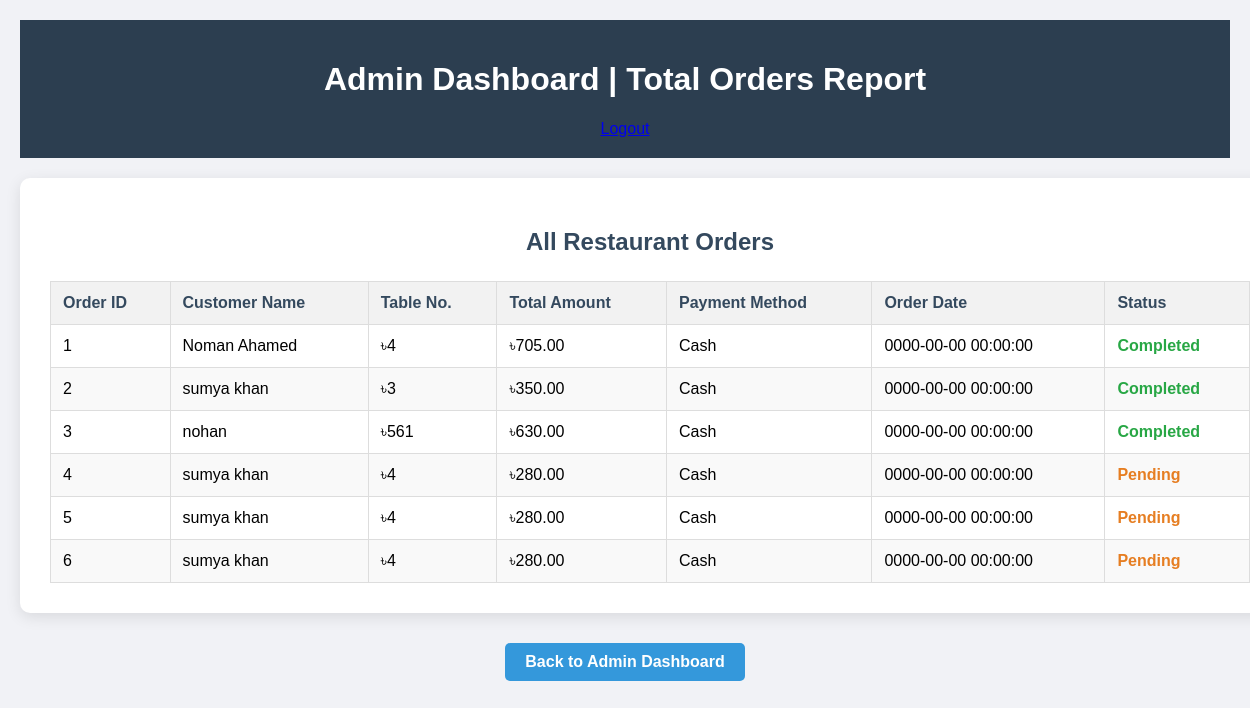
The page /view_orders.php (signed in) on the database its author committed.
### tables this page shows
CREATE TABLE `orders` (
  `order_id` int(11) NOT NULL,
  `customer_name` varchar(255) DEFAULT NULL,
  `phone_number` varchar(20) DEFAULT NULL,
  `table_number` int(11) NOT NULL,
  `total_price` decimal(10,2) NOT NULL,
  `payment_method` varchar(50) DEFAULT NULL,
  `status` enum('pending','completed','cancelled') NOT NULL DEFAULT 'pending',
  `order_date` timestamp NOT NULL DEFAULT current_timestamp()
);

### view_orders.php (the view, shortened to what this page needs)
<?php
include 'db.php';
$all_orders = [];
try {
    $stmt = $conn->prepare("SELECT order_id AS id, customer_name, table_number, total_price, payment_method, order_date, status FROM orders ORDER BY order_date DESC");
    $stmt->execute();
    $result = $stmt->get_result();
    if ($result->num_rows > 0) {
        while ($row = $result->fetch_assoc()) {
            $all_orders[] = $row;
        }
    } else {
        $message = "No orders found in the system.";
    }
} catch (Exception $e) {
    error_log("Error fetching all orders for admin report: " . $e->getMessage());
    $message = "Error loading order data. Please try again later.";
}
?>
<!DOCTYPE html>
<html lang="en">
<head>
</head>
<body>
    <header>
        <h1>Admin Dashboard | Total Orders Report</h1>
        <a class="logout-btn" href="logout.php">Logout</a>
    </header>
    <div class="container">
        <h2>All Restaurant Orders</h2>
        <?php if (!empty($all_orders)): ?>
            <table>
                <thead>
                    <tr>
                        <th>Order ID</th>
                        <th>Customer Name</th>
                        <th>Table No.</th>
                        <th>Total Amount</th>
                        <th>Payment Method</th>
                        <th>Order Date</th>
                        <th>Status</th>
                    </tr>
                </thead>
                <tbody>
                    <?php foreach ($all_orders as $order): ?>
                        <tr>
                            <td><?= htmlspecialchars($order['id']); ?></td>
                            <td><?= htmlspecialchars($order['customer_name']); ?></td>
                            <td>৳<?= htmlspecialchars($order['table_number']); ?></td>
                            <td>৳<?= number_format($order['total_price'], 2); ?></td>
                            <td><?= htmlspecialchars(ucwords(str_replace('_', ' ', $order['payment_method']))); ?></td>
                            <td><?= htmlspecialchars($order['order_date']); ?></td>
                            <td class="status-<?= htmlspecialchars($order['status']); ?>">
                                <?= htmlspecialchars(ucwords($order['status'])); ?>
                            </td>
                        </tr>
                    <?php endforeach; ?>
                </tbody>
            </table>
        <?php else: ?>
            <p>No orders to display.</p>
        <?php endif; ?>
    </div>
    <div class="nav-links">
        <a href="admin_dashboard.php">Back to Admin Dashboard</a>
    </div>
</body>
</html>

### view_orders.php (style rules this page uses)
body { font-family: Arial, sans-serif; margin: 0; background: #f1f2f6; padding: 20px; }
header { background-color: #2c3e50; color: white; padding: 20px; text-align: center; margin-bottom: 20px; }
.container { background: white; padding: 30px; border-radius: 10px; box-shadow: 0 4px 15px rgba(0,0,0,0.1); max-width: 1200px; width: 100%; margin: auto; text-align: center; }
h2 { color: #34495e; margin-bottom: 25px; }
table { width: 100%; border-collapse: collapse; margin-top: 20px; }
th, td { border: 1px solid #ddd; padding: 12px; text-align: left; }
th { background-color: #f2f2f2; color: #34495e; font-weight: bold; }
tr:nth-child(even) { background-color: #f9f9f9; }
.status-pending { color: #e67e22; font-weight: bold; }
.status-completed { color: #28a745; font-weight: bold; }
.nav-links { margin-top: 30px; text-align: center; }
.nav-links a { display: inline-block; background-color: #3498db; color: white; padding: 10px 20px; border-radius: 5px; text-decoration: none; font-weight: bold; margin: 0 10px; transition: background-color 0.3s ease; }

### rows shown on the page
orders: order_id "1", customer_name "Noman Ahamed", table_number "4", total_price "705.00", payment_method "Cash", order_date "0000-00-00 00:00:00", status "Completed"
orders: order_id "2", customer_name "sumya khan", table_number "3", total_price "350.00", payment_method "Cash", order_date "0000-00-00 00:00:00", status "Completed"
orders: order_id "3", customer_name "nohan", table_number "561", total_price "630.00", payment_method "Cash", order_date "0000-00-00 00:00:00", status "Completed"
orders: order_id "4", customer_name "sumya khan", table_number "4", total_price "280.00", payment_method "Cash", order_date "0000-00-00 00:00:00", status "Pending"
orders: order_id "5", customer_name "sumya khan", table_number "4", total_price "280.00", payment_method "Cash", order_date "0000-00-00 00:00:00", status "Pending"
orders: order_id "6", customer_name "sumya khan", table_number "4", total_price "280.00", payment_method "Cash", order_date "0000-00-00 00:00:00", status "Pending"
